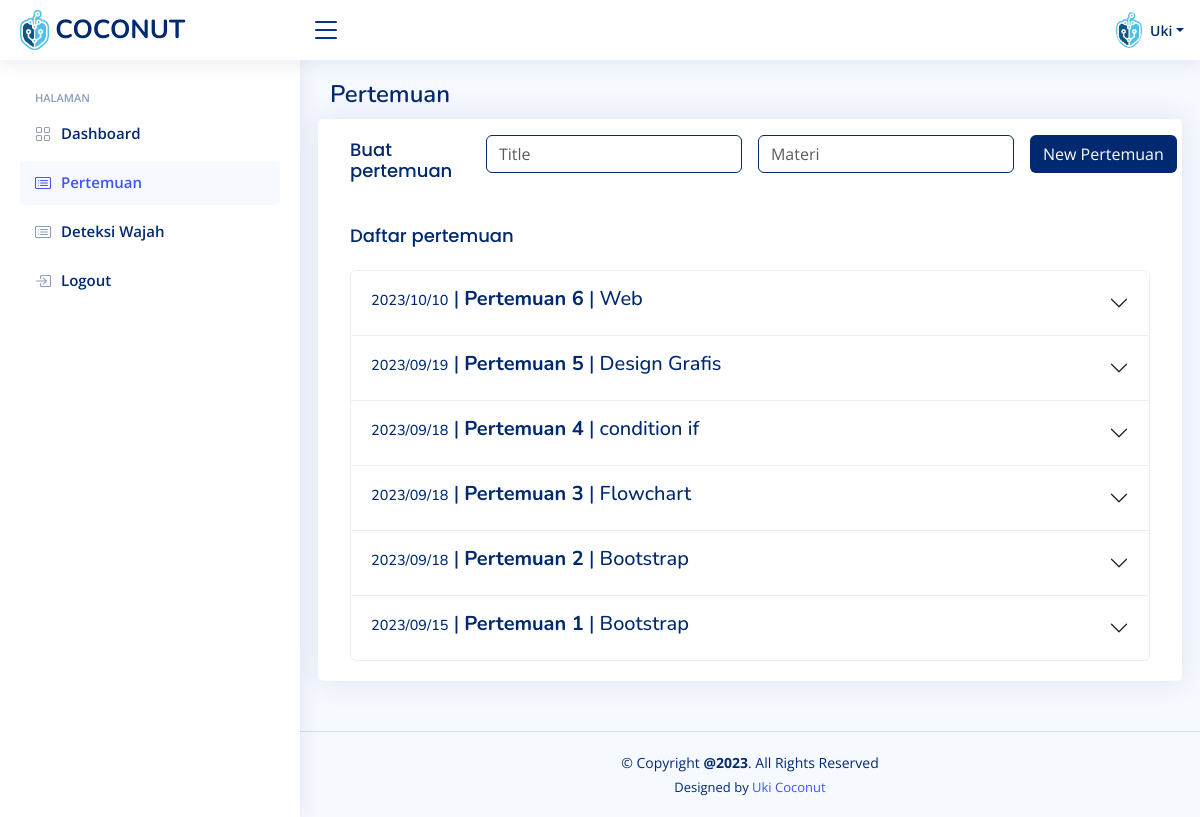
Screenshot of /pertemuan (signed in) with the database file from the repository.
### app/models.py (models this page shows, shortened)
class Admin(UserMixin, db.Model):
    id = db.Column(db.Integer, primary_key=True)
    username = db.Column(db.String(64), index=True, unique=True)
    email = db.Column(db.String(120), index=True, unique=True)
    password_hash = db.Column(db.String(128))

class Pertemuan(db.Model):
    id = db.Column(db.Integer, primary_key=True)
    title = db.Column(db.String(64), unique=True)
    materi = db.Column(db.String(140))
    timestamp = db.Column(db.DateTime, index=True, default=datetime.utcnow)
    absensi = db.relationship('Absen', back_populates='pertemuan', lazy='dynamic')

### app/routes.py (the view, shortened to what this page needs)
@app.route('/pertemuan', methods=['POST', 'GET'])
@login_required
def pertemuan():
    daftar_pertemuan = Pertemuan.query.all()[::-1]
    jumlah = len(daftar_pertemuan)
    form = FormPertemuan()
    return render_template('pertemuan.html', title='Pertemuan', form=form, daftar=daftar_pertemuan, jumlah=jumlah)

### app/forms.py
class FormPertemuan(FlaskForm):
    title = StringField("Title", validators={DataRequired()})
    materi = StringField("Materi", validators=[DataRequired()])
    submit = SubmitField('New Pertemuan')

### app/models.py (called while the page is built)
@login.user_loader
def load_user(id):
    return Admin.query.get(int(id))

### app/templates/pertemuan.html (shortened to what this page needs)
{% extends 'base.html' %}
{% block content %}
<div class="pagetitle">
    <h1>Pertemuan</h1>
</div>
<section class="section">
    <div class="row">
        <div class="card">
            <div class="card-body">
                <form class="row g-3" action="" method="post">
                    <div class="col-md-2">
                        <h5 class="card-title">Buat pertemuan</h5>
                    </div>
                    <div class="col-md-4">
                        {{ form.title(class="form-control finp", placeholder="Title") }}
                    </div>
                    <div class="col-md-4">
                        {{ form.materi(class="form-control finp", placeholder="Materi") }}
                    </div>
                    <div class="text-center col-md-2">
                        {{ form.submit(class="btn scolor") }}
                    </div>
                </form>
                <h5 class="card-title">Daftar pertemuan</h5>
                <div class="accordion" id="accordionExample">
                    {% for i in range(jumlah) %}
                    <div class="accordion-item">
                        <h2 class="accordion-header" id="headingOne">
                            <button class="accordion-button collapsed" type="button" data-bs-toggle="collapse"
                                data-bs-target="#collapse{{ i }}" aria-expanded="false" aria-controls="collapse{{ i }}">
                                <h5 class="title title_acordion"><span class="tgl">{{ daftar[i].timestamp.strftime("%Y/%m/%d") }}</span> | <b>{{ daftar[i].title }}</b> | {{ daftar[i].materi }}</h5>
                            </button>
                        </h2>
                    </div>
                    {% endfor %}
                </div>
            </div>
        </div>
    </div>
</section>
{% endblock %}

### app/templates/base.html (shortened to what this page needs)
<!DOCTYPE html>
<html lang="en">
<head>
  <link href="{{ url_for('static', filename='assets/vendor/bootstrap/css/bootstrap.min.css') }}" rel="stylesheet">
  <link href="{{ url_for('static', filename='assets/vendor/bootstrap-icons/bootstrap-icons.css')}}" rel="stylesheet">
  <link href="{{ url_for('static', filename='assets/vendor/boxicons/css/boxicons.min.css') }}" rel="stylesheet">
  <link href="{{ url_for('static', filename='assets/vendor/quill/quill.snow.css')}}" rel="stylesheet">
  <link href="{{ url_for('static', filename='assets/vendor/quill/quill.bubble.css') }}" rel="stylesheet">
  <link href="{{ url_for('static', filename='assets/vendor/remixicon/remixicon.css') }}" rel="stylesheet">
  <link href="{{ url_for('static', filename='assets/vendor/simple-datatables/style.css')}}" rel="stylesheet">
  <link href="{{ url_for('static', filename='assets/css/style.css') }}" rel="stylesheet">
</head>
<body>
  <header id="header" class="header fixed-top d-flex align-items-center">
    <div class="d-flex align-items-center justify-content-between">
      <a href="{{ url_for('index') }}" class="logo d-flex align-items-center">
        <img src="{{ url_for('static', filename='assets/img/logo.png') }}" alt="">
        <span class="d-none d-lg-block">COCONUT</span>
      </a>
      <i class="bi bi-list toggle-sidebar-btn"></i>
    </div>
    <nav class="header-nav ms-auto">
      <ul class="d-flex align-items-center">
        <li class="nav-item dropdown pe-3">
          {% if current_user.is_authenticated %}
          <a class="nav-link nav-profile d-flex align-items-center pe-0" href="#" data-bs-toggle="dropdown">
            <img src="{{ url_for('static', filename='img/logo.png')}}" alt="Profile"
              class="rounded-circle">
            <span class="d-none d-md-block dropdown-toggle ps-2">{{ current_user.username }}</span>
          </a>
          {% else %}
          <a class="nav-link nav-profile d-flex align-items-center pe-0" href="#" data-bs-toggle="dropdown">
            <img src="{{ url_for('static', filename='img/logo.png')}}" alt="Profile"
              class="rounded-circle">
            <span class="d-none d-md-block dropdown-toggle ps-2">Unknow</span>
          </a>
          {% endif %}
        </li>
      </ul>
    </nav>
  </header>
  <aside id="sidebar" class="sidebar">
    <ul class="sidebar-nav" id="sidebar-nav">
      <li class="nav-heading">Halaman</li>
      {% if current_user.is_authenticated %}
      <li class="nav-item">
        {% if title == 'Dasboard' %}
        <a class="nav-link " href="{{ url_for('dasboard')}}">
          {% else %}
          <a class="nav-link collapsed" href="{{ url_for('dasboard')}}">
            {% endif %}
            <i class="bi bi-grid"></i>
            <span>Dashboard</span>
          </a>
      </li>
      <li class="nav-item">
        {% if title == 'Pertemuan' %}
        <a class="nav-link" href="{{ url_for('pertemuan') }}">
          {% else %}
          <a class="nav-link collapsed" href="{{ url_for('pertemuan') }}">
            {% endif %}
            <i class="bi bi-card-list"></i>
            <span>Pertemuan</span>
          </a>
      </li>
      <li class="nav-item">
        {% if title == 'Deteksi' %}
        <a class="nav-link" href="{{ url_for('deteksi_wajah') }}">
          {% else %}
          <a class="nav-link collapsed" href="{{ url_for('deteksi_wajah') }}">
            {% endif %}
            <i class="bi bi-card-list"></i>
            <span>Deteksi Wajah</span>
          </a>
      </li>
      {% endif %}
      {% if current_user.is_authenticated %}
      <li class="nav-item">
        <a class="nav-link collapsed" href="{{ url_for('logout') }}">
          <i class="bi bi-box-arrow-in-right"></i>
          <span>Logout</span>
        </a>
      </li>
      {% endif %}
    </ul>
  </aside>
  <main id="main" class="main">
    {% block content %}
    {% endblock %}
  </main>
  <footer id="footer" class="footer">
    <div class="copyright">
      &copy; Copyright <strong><span>@2023</span></strong>. All Rights Reserved
    </div>
    <div class="credits">
      Designed by <a href="https://bootstrapmade.com/">Uki Coconut</a>
    </div>
  </footer>
</body>
</html>

### app/static/assets/css/style.css (style rules this page uses)
:root { scroll-behavior: smooth; }
body { font-family: "Open Sans", sans-serif; background: #f6f9ff; color: #444444; }
a { color: #4154f1; text-decoration: none; }
h1, h2, h3, h4, h5, h6 { font-family: "Nunito", sans-serif; }
#main { margin-top: 60px; padding: 20px 30px; transition: all 0.3s; }
.pagetitle { margin-bottom: 10px; }
.pagetitle h1 { font-size: 24px; margin-bottom: 0; font-weight: 600; color: #012970; }
.card { margin-bottom: 30px; border: none; border-radius: 5px; box-shadow: 0px 0 30px rgba(1, 41, 112, 0.1); }
.card-title { padding: 20px 0 15px 0; font-size: 18px; font-weight: 500; color: #012970; font-family: "Poppins", sans-serif; }
.card-body { padding: 0 20px 20px 20px; }
.accordion-item { border: 1px solid #ebeef4; }
.logo { line-height: 1; }
@media (min-width: 1200px) { .logo { width: 280px; } }
.logo img { max-height: 40px; margin-right: 6px; }
.logo span { font-size: 26px; font-weight: 700; color: #012970; font-family: "Nunito", sans-serif; }
.header { transition: all 0.5s; z-index: 997; height: 60px; box-shadow: 0px 2px 20px rgba(1, 41, 112, 0.1); background-color: #fff; padding-left: 20px; }
.header .toggle-sidebar-btn { font-size: 32px; padding-left: 10px; cursor: pointer; color: #012970; }
.header-nav ul { list-style: none; }
.header-nav>ul { margin: 0; padding: 0; }
.header-nav .nav-profile { color: #012970; }
.header-nav .nav-profile img { max-height: 36px; }
.header-nav .nav-profile span { font-size: 14px; font-weight: 600; }
.sidebar { position: fixed; top: 60px; left: 0; bottom: 0; width: 300px; z-index: 996; transition: all 0.3s; padding: 20px; overflow-y: auto; scrollbar-width: thin; scrollbar-color: #aab7cf transparent; box-shadow: 0px 0px 20px rgba(1, 41, 112, 0.1); background-color: #fff; }
@media (min-width: 1200px) { #main, #footer { margin-left: 300px; } }
.sidebar-nav { padding: 0; margin: 0; list-style: none; }
.sidebar-nav li { padding: 0; margin: 0; list-style: none; }
.sidebar-nav .nav-item { margin-bottom: 5px; }
.sidebar-nav .nav-heading { font-size: 11px; text-transform: uppercase; color: #899bbd; font-weight: 600; margin: 10px 0 5px 15px; }
.sidebar-nav .nav-link { display: flex; align-items: center; font-size: 15px; font-weight: 600; color: #4154f1; transition: 0.3; background: #f6f9ff; padding: 10px 15px; border-radius: 4px; }
.sidebar-nav .nav-link i { font-size: 16px; margin-right: 10px; color: #4154f1; }
.sidebar-nav .nav-link.collapsed { color: #012970; background: #fff; }
.sidebar-nav .nav-link.collapsed i { color: #899bbd; }
.footer { padding: 20px 0; font-size: 14px; transition: all 0.3s; border-top: 1px solid #cddfff; }
.footer .copyright { text-align: center; color: #012970; }
.footer .credits { padding-top: 5px; text-align: center; font-size: 13px; color: #012970; }

### app/templates/pertemuan.html (style rules this page uses)
.finp { margin-top: 1rem; border-color: #012970; }
.scolor { margin-top: 1rem; color: #fff; background-color: #012970; }
.title_acordion { color: #012970; }
.tgl { font-size: 0.9rem; }

### rows the page displays
Admin: username "Uki"
Pertemuan: timestamp "2023/10/10", title "Pertemuan 6", materi "Web"
Pertemuan: timestamp "2023/09/19", title "Pertemuan 5", materi "Design Grafis"
Pertemuan: timestamp "2023/09/18", title "Pertemuan 4", materi "condition if"
Pertemuan: timestamp "2023/09/18", title "Pertemuan 3", materi "Flowchart"
Pertemuan: timestamp "2023/09/18", title "Pertemuan 2", materi "Bootstrap"
Pertemuan: timestamp "2023/09/15", title "Pertemuan 1", materi "Bootstrap"
